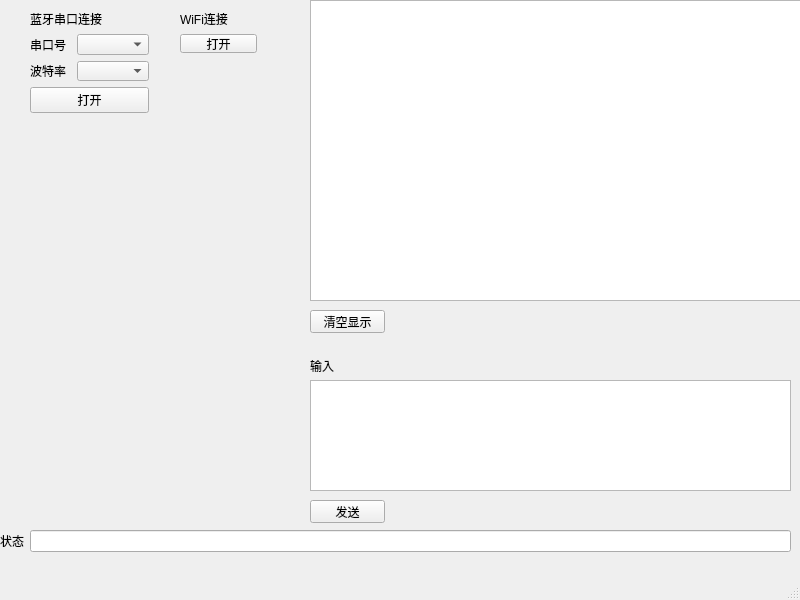
<?xml version="1.0" encoding="UTF-8"?>
<ui version="4.0">
 <class>MainWindow</class>
 <widget class="QMainWindow" name="MainWindow">
  <property name="geometry">
   <rect>
    <x>0</x>
    <y>0</y>
    <width>800</width>
    <height>600</height>
   </rect>
  </property>
  <property name="windowTitle">
   <string>MainWindow</string>
  </property>
  <widget class="QWidget" name="centralwidget">
   <widget class="QTextEdit" name="obj_get_data">
    <property name="geometry">
     <rect>
      <x>310</x>
      <y>0</y>
      <width>491</width>
      <height>301</height>
     </rect>
    </property>
   </widget>
   <widget class="QLabel" name="label_4">
    <property name="geometry">
     <rect>
      <x>310</x>
      <y>360</y>
      <width>54</width>
      <height>12</height>
     </rect>
    </property>
    <property name="text">
     <string>输入</string>
    </property>
   </widget>
   <widget class="QTextEdit" name="obj_send_data">
    <property name="geometry">
     <rect>
      <x>310</x>
      <y>380</y>
      <width>481</width>
      <height>111</height>
     </rect>
    </property>
   </widget>
   <widget class="QPushButton" name="obj_send_cmd">
    <property name="geometry">
     <rect>
      <x>310</x>
      <y>500</y>
      <width>75</width>
      <height>23</height>
     </rect>
    </property>
    <property name="text">
     <string>发送</string>
    </property>
   </widget>
   <widget class="QPushButton" name="obj_recv_clear">
    <property name="geometry">
     <rect>
      <x>310</x>
      <y>310</y>
      <width>75</width>
      <height>23</height>
     </rect>
    </property>
    <property name="text">
     <string>清空显示</string>
    </property>
   </widget>
   <widget class="QWidget" name="layoutWidget">
    <property name="geometry">
     <rect>
      <x>0</x>
      <y>530</y>
      <width>791</width>
      <height>22</height>
     </rect>
    </property>
    <layout class="QHBoxLayout" name="horizontalLayout_3">
     <item>
      <widget class="QLabel" name="label_3">
       <property name="text">
        <string>状态</string>
       </property>
      </widget>
     </item>
     <item>
      <widget class="QLineEdit" name="obj_sta"/>
     </item>
    </layout>
   </widget>
   <widget class="QWidget" name="layoutWidget">
    <property name="geometry">
     <rect>
      <x>30</x>
      <y>10</y>
      <width>119</width>
      <height>103</height>
     </rect>
    </property>
    <layout class="QGridLayout" name="gridLayout">
     <item row="0" column="0">
      <widget class="QLabel" name="label_5">
       <property name="text">
        <string>蓝牙串口连接</string>
       </property>
      </widget>
     </item>
     <item row="1" column="0">
      <layout class="QVBoxLayout" name="verticalLayout_2">
       <item>
        <layout class="QVBoxLayout" name="verticalLayout">
         <item>
          <layout class="QHBoxLayout" name="horizontalLayout">
           <item>
            <widget class="QLabel" name="label">
             <property name="text">
              <string>串口号</string>
             </property>
            </widget>
           </item>
           <item>
            <widget class="QComboBox" name="obj_com_port"/>
           </item>
          </layout>
         </item>
         <item>
          <layout class="QHBoxLayout" name="horizontalLayout_2">
           <item>
            <widget class="QLabel" name="label_2">
             <property name="text">
              <string>波特率</string>
             </property>
            </widget>
           </item>
           <item>
            <widget class="QComboBox" name="obj_com_baud"/>
           </item>
          </layout>
         </item>
        </layout>
       </item>
       <item>
        <widget class="QPushButton" name="obj_com_on_off">
         <property name="text">
          <string>打开</string>
         </property>
        </widget>
       </item>
      </layout>
     </item>
    </layout>
   </widget>
   <widget class="QWidget" name="layoutWidget">
    <property name="geometry">
     <rect>
      <x>180</x>
      <y>10</y>
      <width>77</width>
      <height>43</height>
     </rect>
    </property>
    <layout class="QGridLayout" name="gridLayout_2">
     <item row="0" column="0">
      <widget class="QLabel" name="label_6">
       <property name="text">
        <string>WiFi连接</string>
       </property>
      </widget>
     </item>
     <item row="1" column="0">
      <widget class="QPushButton" name="obj_wifi_on_off">
       <property name="text">
        <string>打开</string>
       </property>
      </widget>
     </item>
    </layout>
   </widget>
  </widget>
  <widget class="QMenuBar" name="menubar">
   <property name="geometry">
    <rect>
     <x>0</x>
     <y>0</y>
     <width>800</width>
     <height>23</height>
    </rect>
   </property>
  </widget>
  <widget class="QStatusBar" name="statusbar"/>
 </widget>
 <resources/>
 <connections/>
</ui>
